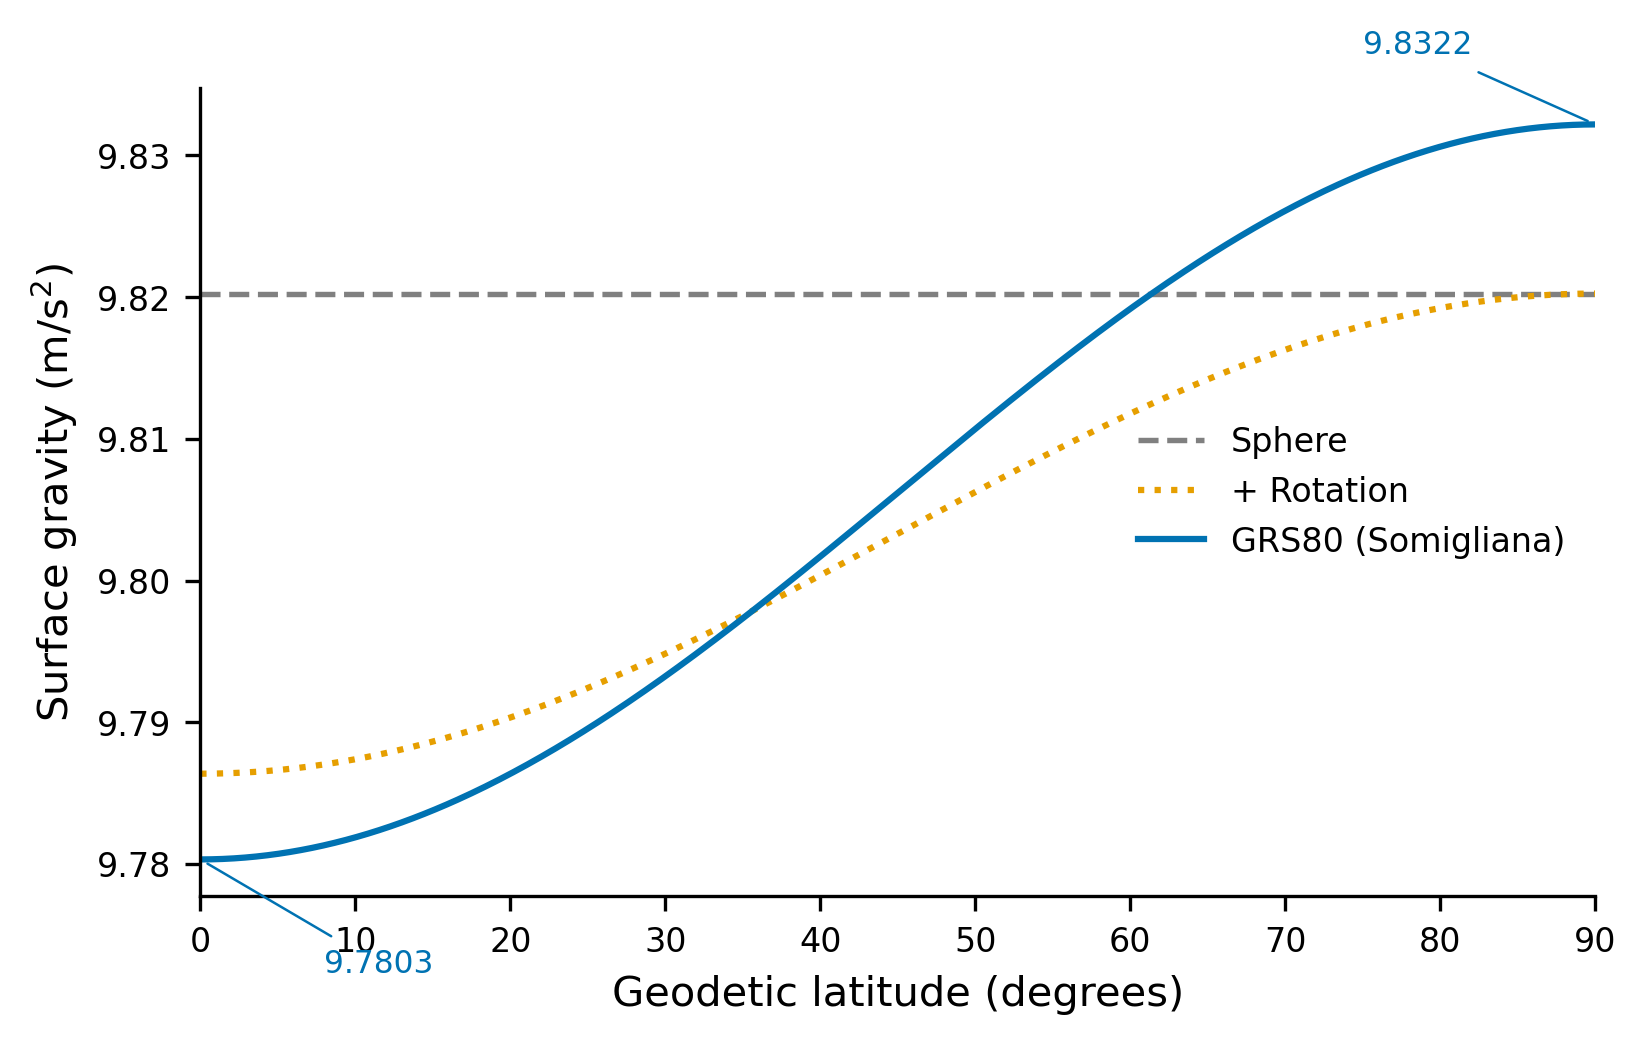

Here is the Python script that generated this plot:
#!/usr/bin/env python3
"""Figure 4: Normal gravity vs latitude.

Single panel comparing three models of surface gravity as a function
of geodetic latitude (0-90 degrees):
  1. Spherical approximation (constant GM/R^2)
  2. Sphere + centrifugal correction
  3. Full GRS80 Somigliana formula
"""

import sys
sys.path.insert(0, "/home/xeal/dev/pytheas/doc/figures")

import numpy as np
import matplotlib.pyplot as plt

import pytheas
from style import apply_style, COLORS, add_dual_axis

apply_style()

# ---- Parameters ----
GM_E  = 3.986004418e14   # m^3/s^2
R     = 6371000.0         # mean Earth radius (m)
OMEGA = 7.292115e-5       # rad/s

lat_deg = np.linspace(0, 90, 500)
lat_rad = np.radians(lat_deg)

# Curve 1: Spherical (constant)
g_sphere = np.full_like(lat_deg, GM_E / R**2)

# Curve 2: Sphere + centrifugal
g_rot = g_sphere - OMEGA**2 * R * np.cos(lat_rad)**2

# Curve 3: Full Somigliana (GRS80)
g_grs80 = np.array([pytheas.normal_gravity(lat, 0.0) for lat in lat_deg])

# ---- Plot ----
fig, ax = plt.subplots(figsize=(6, 3.5))

ax.plot(lat_deg, g_sphere, color="gray", linestyle="--", linewidth=1.3,
        label="Sphere")
ax.plot(lat_deg, g_rot, color=COLORS["orange"], linestyle=":", linewidth=1.5,
        label="+ Rotation")
ax.plot(lat_deg, g_grs80, color=COLORS["navy"], linestyle="-", linewidth=1.5,
        label="GRS80 (Somigliana)")

ax.set_xlabel("Geodetic latitude (degrees)")
ax.set_ylabel(r"Surface gravity (m/s$^2$)")
ax.set_xlim(0, 90)
ax.legend(loc="center right", frameon=False)

# Annotate equator and pole values
# Equator
eq_grs = g_grs80[0]
ax.annotate(f"{eq_grs:.4f}",
            xy=(0, eq_grs), xytext=(8, eq_grs - 0.008),
            fontsize=7.5, color=COLORS["navy"],
            arrowprops=dict(arrowstyle="-", color=COLORS["navy"],
                            lw=0.6, shrinkB=2))

# Pole
pole_grs = g_grs80[-1]
ax.annotate(f"{pole_grs:.4f}",
            xy=(90, pole_grs), xytext=(75, pole_grs + 0.005),
            fontsize=7.5, color=COLORS["navy"],
            arrowprops=dict(arrowstyle="-", color=COLORS["navy"],
                            lw=0.6, shrinkB=2))

add_dual_axis(ax, 'm/s²')

fig.savefig("/home/xeal/dev/pytheas/doc/figures/fig04_gravity_vs_latitude.png")
plt.close(fig)
print("Saved fig04_gravity_vs_latitude.png")
